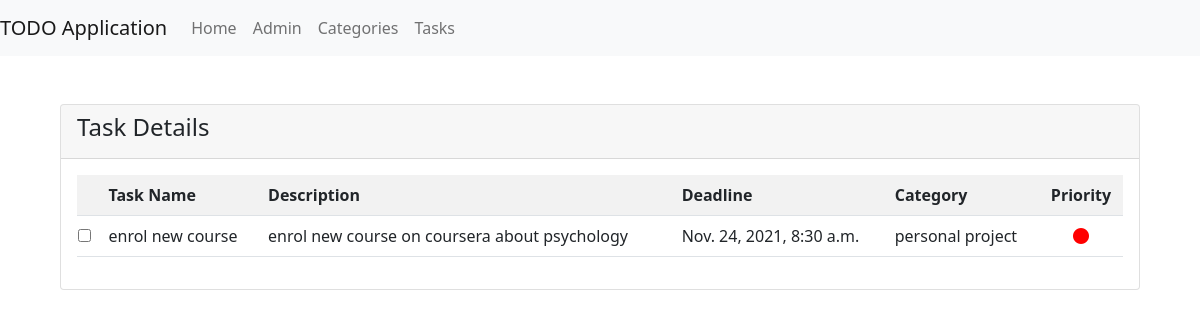
The app's page /5/ with its own data.
### todo/models.py (models this page shows, shortened)
class Task(models.Model):
    PRIORITY_CHOICES = [(3,"Low"), (2,"Medium"), (1,"High")]
    category = models.ForeignKey(Category, on_delete=models.CASCADE)
    title = models.CharField(max_length=30)
    description = models.TextField()
    priority = models.IntegerField(choices=PRIORITY_CHOICES)
    schedule = models.DateTimeField()

class Category(models.Model):
    name = models.CharField(max_length=30)

### todo/views.py (the view)
# urls.py: path('<int:pk>/', TaskDetailView.as_view(), name='task_detail'),
class TaskDetailView(DetailView):
    model = Task

### templates/todo/task_detail.html (shortened to what this page needs)
{% extends 'base.html' %}
{% block navbar %}
    <li class="nav-item">
        <a class="nav-link" href={% url 'index' %}>Home</a>
    </li>
    <li class="nav-item">
        <a class="nav-link" href={% url 'admin:index' %}>Admin</a>
    </li>
    <li class="nav-item">
        <a class="nav-link" href={% url 'categories' %}>Categories</a>
    </li>
    <li class="nav-item">
        <a class="nav-link" href={% url 'tasks' %}>Tasks</a>
    </li>
{% endblock navbar %}
{% block content %}
<div class="container">
    <div class="col-md-12 col-12 col-sm-12">
        <div class="card">
            <div class="card-header">
                <h4>Task Details</h4>
            </div>
            <div class="card-body">
                <div class="table-responsive">
                    <table class="table table-striped">
                        <tbody>
                            <tr>
                                <th class="text-center">
                                </th>
                                <th>Task Name</th>
                                <th>Description</th>
                                <th>Deadline</th>
                                <th>Category</th>
                                <th class="text-center">Priority</th>
                            </tr>
                            <tr>
                                <td class="p-0 text-center align-middle">
                                    <div class="custom-checkbox custom-control">
                                        <input type="checkbox" data-checkboxes="mygroup" class="custom-control-input" id="checkbox-1" wtx-context="238690F1-7C91-4A49-80DB-2B4BCDD828DE">
                                        <label for="checkbox-1" class="custom-control-label">&nbsp;</label>
                                    </div>
                                </td>
                                <td>{{task.title}}</td>
                                <td>{{task.description}}</td>
                                <td>{{task.schedule}}</td>
                                <td class="align-middle">{{task.category.name}}</td>
                                <td class="text-center align-middle">
                                    {% if task.priority != 1 %}
                                        {% if task.priority == 2 %}
                                            <span style="color: Orange;">
                                                <i class="fas fa-circle"></i>
                                            </span>
                                        {% else %}
                                            <span style=" color: Yellow;">
                                                <i class="fas fa-circle"></i>
                                            </span>
                                        {% endif %}
                                    {% else %}
                                        <span style="color: Red;">
                                            <i class="fas fa-circle"></i>
                                        </span>
                                    {% endif %}
                                </td>
                        </tbody>
                    </table>
                </div>
            </div>
        </div>
    </div>
</div>
{% endblock content %}

### records on screen
Task: title "enrol new course", description "enrol new course on coursera about psychology", schedule "Nov. 24, 2021, 8:30 a.m.", category.name "personal project"
